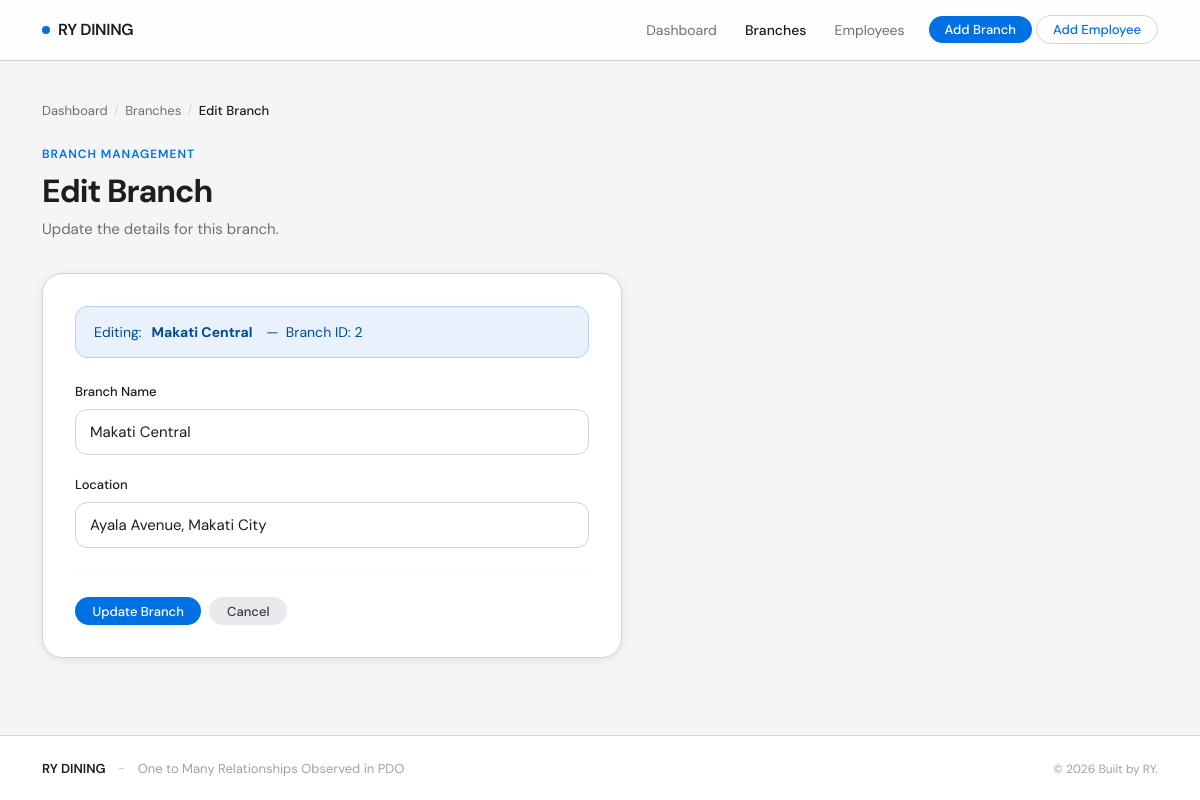
The app's page /branches/edit.php?id=2 with its own data.
### tables this page shows
CREATE TABLE IF NOT EXISTS branches (
    id          INT AUTO_INCREMENT PRIMARY KEY,
    branch_name VARCHAR(100) NOT NULL,
    location    VARCHAR(150) NOT NULL,
    created_at  TIMESTAMP DEFAULT CURRENT_TIMESTAMP
);

### branches/edit.php (the view, shortened to what this page needs)
<?php
$pdo = getPDO();
$id = filter_input(INPUT_GET, 'id', FILTER_VALIDATE_INT);
$stmt = $pdo->prepare("SELECT * FROM branches WHERE id = ?");
$stmt->execute([$id]);
$branch = $stmt->fetch();
$errors   = [];
$oldInput = [
    'branch_name' => $branch['branch_name'],
    'location'    => $branch['location'],
];
require_once '../includes/header.php';
?>
<div class="container">
    <nav class="app-breadcrumb">
        <a href="/restaurant-system/index.php">Dashboard</a>
        <span class="app-breadcrumb-sep">/</span>
        <a href="/restaurant-system/branches/index.php">Branches</a>
        <span class="app-breadcrumb-sep">/</span>
        <span class="app-breadcrumb-current">Edit Branch</span>
    </nav>
    <div class="page-header">
        <span class="page-eyebrow">Branch Management</span>
        <h1 class="page-title">Edit Branch</h1>
        <p class="page-subtitle">Update the details for this branch.</p>
    </div>
    <div class="app-form-card">
        <div class="app-alert app-alert-info" style="margin-bottom:1.5rem">
            Editing: <strong><?= htmlspecialchars($branch['branch_name']) ?></strong>
            &nbsp;&mdash;&nbsp; Branch ID: <?= $branch['id'] ?>
        </div>
        <form method="POST" action="" class="app-validate" novalidate>
            <div class="app-form-group">
                <label for="branch_name" class="app-form-label">Branch Name</label>
                <input
                    type="text"
                    id="branch_name"
                    name="branch_name"
                    class="app-form-control <?= isset($errors['branch_name']) ? 'is-invalid' : '' ?>"
                    placeholder="e.g. Bonifacio Global City"
                    value="<?= htmlspecialchars($oldInput['branch_name']) ?>"
                    required
                    maxlength="100"
                >
            </div>
            <div class="app-form-group">
                <label for="location" class="app-form-label">Location</label>
                <input
                    type="text"
                    id="location"
                    name="location"
                    class="app-form-control <?= isset($errors['location']) ? 'is-invalid' : '' ?>"
                    placeholder="e.g. BGC, Taguig City"
                    value="<?= htmlspecialchars($oldInput['location']) ?>"
                    required
                    maxlength="150"
                >
            </div>
            <hr class="form-divider">
            <div class="d-flex gap-2 flex-wrap">
                <button type="submit" class="app-btn-primary">
                    Update Branch
                </button>
                <a href="/restaurant-system/branches/index.php" class="app-btn-ghost">
                    Cancel
                </a>
            </div>
        </form>
    </div>
</div>
<?php require_once '../includes/footer.php'; ?>

### assets/css/pages/base.css (style rules this page uses)
:root { --white: #FFFFFF; --gray-50: #F5F5F7; --gray-100: #E8E8ED; --gray-200: #D2D2D7; --gray-400: #A1A1A6; --gray-600: #6E6E73; --gray-800: #3A3A3C; --dark: #1D1D1F; --accent: #0071E3; --accent-hover: #0077ED; --accent-light: #E8F1FC; --danger: #FF3B30; --danger-light: #FFF0EF; --success: #34C759; --success-light:#F0FBF3; --warning: #FF9500; --warning-light:#FFF5E6; --radius-sm: 8px; --radius-md: 12px; --radius-lg: 16px; --radius-xl: 20px; --shadow-xs: 0 1px 3px rgba(0,0,0,0.06); --shadow-sm: 0 2px 8px rgba(0,0,0,0.08); --shadow-md: 0 4px 16px rgba(0,0,0,0.10); --shadow-lg: 0 8px 32px rgba(0,0,0,0.12); --font-main: 'DM Sans', -apple-system, BlinkMacSystemFont, sans-serif; --font-display: 'DM Serif Display', Georgia, serif; --transition: all 0.2s ease; }
*, *::before, *::after { box-sizing: border-box; margin: 0; padding: 0; }
html { scroll-behavior: smooth; -webkit-font-smoothing: antialiased; -moz-osx-font-smoothing: grayscale; }
body { font-family: var(--font-main); font-size: 15px; line-height: 1.6; color: var(--dark); background-color: var(--gray-50); min-height: 100vh; display: flex; flex-direction: column; }
h1, h2, h3, h4, h5, h6 { font-family: var(--font-main); font-weight: 600; letter-spacing: -0.02em; color: var(--dark); line-height: 1.25; }
a { color: var(--accent); text-decoration: none; transition: var(--transition); }

### assets/css/pages/components.css (style rules this page uses)
.app-btn-primary { background: var(--accent); color: var(--white) !important; border: none; border-radius: 980px; font-size: 0.8125rem; font-weight: 500; letter-spacing: 0; padding: 0.45rem 1.1rem; transition: var(--transition); cursor: pointer; display: inline-flex; align-items: center; gap: 0.35rem; line-height: 1; }
.app-btn-ghost { background: var(--gray-100); color: var(--gray-800) !important; border: none; border-radius: 980px; font-size: 0.8125rem; font-weight: 500; padding: 0.45rem 1.1rem; transition: var(--transition); cursor: pointer; display: inline-flex; align-items: center; gap: 0.35rem; line-height: 1; }
.app-alert { padding: 0.875rem 1.125rem; border-radius: var(--radius-md); font-size: 0.875rem; font-weight: 400; display: flex; align-items: flex-start; gap: 0.625rem; margin-bottom: 1.5rem; }
.app-alert-info { background: var(--accent-light); color: #004a9e; border: 1px solid #b3d4f5; }
.app-breadcrumb { display: flex; align-items: center; gap: 0.4rem; font-size: 0.8125rem; color: var(--gray-400); margin-bottom: 1.5rem; }
.app-breadcrumb a { color: var(--gray-600); }
.app-breadcrumb-sep { color: var(--gray-200); font-size: 0.75rem; }
.app-breadcrumb-current { color: var(--dark); font-weight: 500; }
.page-header { margin-bottom: 2rem; }
.page-eyebrow { font-size: 0.75rem; font-weight: 600; letter-spacing: 0.08em; text-transform: uppercase; color: var(--accent); margin-bottom: 0.4rem; display: block; }
.page-title { font-size: 2rem; font-weight: 700; letter-spacing: -0.03em; color: var(--dark); margin-bottom: 0.35rem; }
.page-subtitle { font-size: 0.9375rem; color: var(--gray-600); font-weight: 400; }

### assets/css/pages/forms.css (style rules this page uses)
.app-form-card { background: var(--white); border: 1px solid var(--gray-200); border-radius: var(--radius-xl); box-shadow: var(--shadow-sm); padding: 2rem; max-width: 580px; }
.app-form-label { font-size: 0.8125rem; font-weight: 500; color: var(--dark); margin-bottom: 0.4rem; display: block; letter-spacing: -0.005em; }
.app-form-control { width: 100%; padding: 0.625rem 0.875rem; font-family: var(--font-main); font-size: 0.9375rem; color: var(--dark); background: var(--white); border: 1px solid var(--gray-200); border-radius: var(--radius-md); transition: var(--transition); outline: none; appearance: none; -webkit-appearance: none; }
.app-form-control::placeholder { color: var(--gray-400); }
.app-form-group { margin-bottom: 1.25rem; }
.form-divider { border: none; border-top: 1px solid var(--gray-100); margin: 1.5rem 0; }

### records on screen
branches: branch_name "Makati Central", id "2", location "Ayala Avenue, Makati City"
